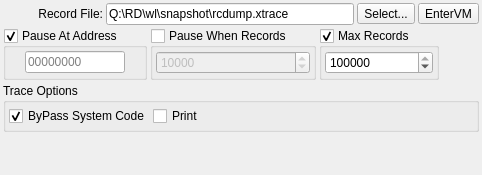
          <widget class="QWidget" name="tabVMTrace">
           <attribute name="title">
            <string>VMTrace</string>
           </attribute>
           <layout class="QGridLayout" name="gridLayout_8">
            <property name="leftMargin">
             <number>3</number>
            </property>
            <property name="topMargin">
             <number>3</number>
            </property>
            <property name="rightMargin">
             <number>3</number>
            </property>
            <property name="bottomMargin">
             <number>3</number>
            </property>
            <property name="spacing">
             <number>3</number>
            </property>
            <item row="0" column="0">
             <layout class="QHBoxLayout" name="horizontalLayout">
              <item>
               <widget class="QLabel" name="label_3">
                <property name="minimumSize">
                 <size>
                  <width>100</width>
                  <height>0</height>
                 </size>
                </property>
                <property name="text">
                 <string>Record File:</string>
                </property>
                <property name="alignment">
                 <set>Qt::AlignRight|Qt::AlignTrailing|Qt::AlignVCenter</set>
                </property>
               </widget>
              </item>
              <item>
               <widget class="QLineEdit" name="edtRcFile">
                <property name="text">
                 <string>Q:\RD\wl\snapshot\rcdump.xtrace</string>
                </property>
               </widget>
              </item>
              <item>
               <widget class="QToolButton" name="btnSelRF">
                <property name="text">
                 <string>Select...</string>
                </property>
                <property name="icon">
                 <iconset resource="xApiSpy.qrc">
                  <normaloff>:/ico/images/open.ico</normaloff>:/ico/images/open.ico</iconset>
                </property>
               </widget>
              </item>
              <item>
               <widget class="QToolButton" name="btnEnterVM">
                <property name="text">
                 <string>EnterVM</string>
                </property>
                <property name="icon">
                 <iconset resource="xApiSpy.qrc">
                  <normaloff>:/ico/images/Continue.ico</normaloff>:/ico/images/Continue.ico</iconset>
                </property>
                <property name="toolButtonStyle">
                 <enum>Qt::ToolButtonTextBesideIcon</enum>
                </property>
               </widget>
              </item>
             </layout>
            </item>
            <item row="1" column="0">
             <layout class="QHBoxLayout" name="horizontalLayout_7">
              <item>
               <widget class="QGroupBox" name="chkStopAddr">
                <property name="sizePolicy">
                 <sizepolicy hsizetype="Fixed" vsizetype="Preferred">
                  <horstretch>0</horstretch>
                  <verstretch>0</verstretch>
                 </sizepolicy>
                </property>
                <property name="title">
                 <string>Pause At Address</string>
                </property>
                <property name="checkable">
                 <bool>true</bool>
                </property>
                <layout class="QGridLayout" name="gridLayout_6">
                 <property name="leftMargin">
                  <number>3</number>
                 </property>
                 <property name="topMargin">
                  <number>3</number>
                 </property>
                 <property name="rightMargin">
                  <number>3</number>
                 </property>
                 <property name="bottomMargin">
                  <number>3</number>
                 </property>
                 <property name="spacing">
                  <number>3</number>
                 </property>
                 <item row="0" column="0">
                  <widget class="QLineEdit" name="edtEndAddr">
                   <property name="minimumSize">
                    <size>
                     <width>100</width>
                     <height>0</height>
                    </size>
                   </property>
                   <property name="maximumSize">
                    <size>
                     <width>100</width>
                     <height>16777215</height>
                    </size>
                   </property>
                   <property name="inputMask">
                    <string>HHHHHHHH</string>
                   </property>
                   <property name="placeholderText">
                    <string>00000000</string>
                   </property>
                   <property name="clearButtonEnabled">
                    <bool>true</bool>
                   </property>
                  </widget>
                 </item>
                </layout>
               </widget>
              </item>
              <item>
               <widget class="QGroupBox" name="chkStopNR">
                <property name="sizePolicy">
                 <sizepolicy hsizetype="Fixed" vsizetype="Preferred">
                  <horstretch>0</horstretch>
                  <verstretch>0</verstretch>
                 </sizepolicy>
                </property>
                <property name="title">
                 <string>Pause When Records</string>
                </property>
                <property name="checkable">
                 <bool>true</bool>
                </property>
                <property name="checked">
                 <bool>false</bool>
                </property>
                <layout class="QGridLayout" name="gridLayout_7">
                 <property name="leftMargin">
                  <number>3</number>
                 </property>
                 <property name="topMargin">
                  <number>3</number>
                 </property>
                 <property name="rightMargin">
                  <number>3</number>
                 </property>
                 <property name="bottomMargin">
                  <number>3</number>
                 </property>
                 <property name="spacing">
                  <number>3</number>
                 </property>
                 <item row="0" column="0">
                  <widget class="QSpinBox" name="spinNR">
                   <property name="minimum">
                    <number>1000</number>
                   </property>
                   <property name="maximum">
                    <number>1000000</number>
                   </property>
                   <property name="singleStep">
                    <number>1000</number>
                   </property>
                   <property name="value">
                    <number>10000</number>
                   </property>
                  </widget>
                 </item>
                </layout>
               </widget>
              </item>
              <item>
               <widget class="QGroupBox" name="chkMaxRecords">
                <property name="title">
                 <string>Max Records</string>
                </property>
                <property name="checkable">
                 <bool>true</bool>
                </property>
                <layout class="QGridLayout" name="gridLayout_5">
                 <property name="leftMargin">
                  <number>3</number>
                 </property>
                 <property name="topMargin">
                  <number>3</number>
                 </property>
                 <property name="rightMargin">
                  <number>3</number>
                 </property>
                 <property name="bottomMargin">
                  <number>3</number>
                 </property>
                 <property name="spacing">
                  <number>3</number>
                 </property>
                 <item row="0" column="0">
                  <widget class="QSpinBox" name="spinMaxRC">
                   <property name="minimum">
                    <number>1000</number>
                   </property>
                   <property name="maximum">
                    <number>1000000</number>
                   </property>
                   <property name="singleStep">
                    <number>1000</number>
                   </property>
                   <property name="value">
                    <number>100000</number>
                   </property>
                  </widget>
                 </item>
                </layout>
               </widget>
              </item>
              <item>
               <spacer name="horizontalSpacer_3">
                <property name="orientation">
                 <enum>Qt::Horizontal</enum>
                </property>
                <property name="sizeHint" stdset="0">
                 <size>
                  <width>40</width>
                  <height>20</height>
                 </size>
                </property>
               </spacer>
              </item>
             </layout>
            </item>
            <item row="4" column="0">
             <spacer name="verticalSpacer_4">
              <property name="orientation">
               <enum>Qt::Vertical</enum>
              </property>
              <property name="sizeHint" stdset="0">
               <size>
                <width>20</width>
                <height>40</height>
               </size>
              </property>
             </spacer>
            </item>
            <item row="2" column="0">
             <widget class="QGroupBox" name="groupBox_12">
              <property name="title">
               <string>Trace Options</string>
              </property>
              <layout class="QGridLayout" name="gridLayout_19">
               <property name="leftMargin">
                <number>3</number>
               </property>
               <property name="topMargin">
                <number>3</number>
               </property>
               <property name="rightMargin">
                <number>3</number>
               </property>
               <property name="bottomMargin">
                <number>3</number>
               </property>
               <property name="spacing">
                <number>3</number>
               </property>
               <item row="0" column="1">
                <widget class="QCheckBox" name="chkVMPrint">
                 <property name="text">
                  <string>Print</string>
                 </property>
                </widget>
               </item>
               <item row="0" column="0">
                <widget class="QCheckBox" name="chkBypassSys">
                 <property name="sizePolicy">
                  <sizepolicy hsizetype="Fixed" vsizetype="Fixed">
                   <horstretch>0</horstretch>
                   <verstretch>0</verstretch>
                  </sizepolicy>
                 </property>
                 <property name="text">
                  <string>ByPass System Code</string>
                 </property>
                 <property name="checked">
                  <bool>true</bool>
                 </property>
                </widget>
               </item>
              </layout>
             </widget>
            </item>
           </layout>
          </widget>
